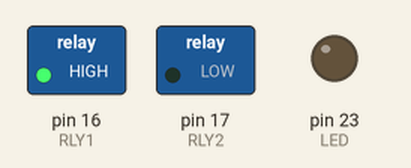
Recording of a program running on a simulated Arduino Mega 2560, built with avr-gcc and run on an emulated ATmega2560. Parts: switched loads named in the program (green lamp = pin HIGH), output pins drawn as LEDs (lit = HIGH).

Above: at 0.5 s.
At 2.5 s:
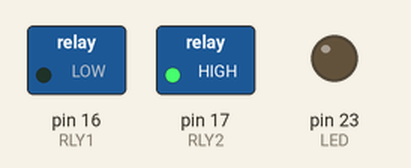
At 4.5 s:
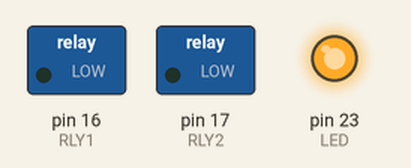
At 5.5 s:
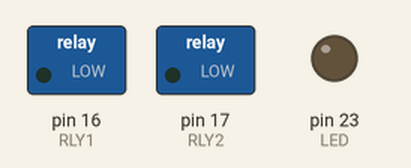
Timing chart, 0 to 7.8 s (numbered marks = the images above):
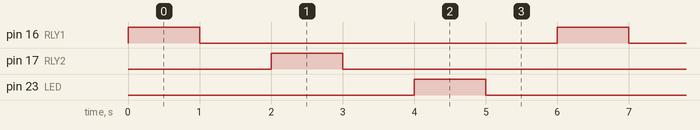

The program:

main.cpp
```cpp
#include <Arduino.h>

#define RLY1 16
#define RLY2 17
#define LED 23
// the setup function runs once when you press reset or power the board
void setup() {
  // initialize digital pin LED_BUILTIN as an output.
  pinMode(RLY1, OUTPUT);
   pinMode(RLY2, OUTPUT);
  pinMode(LED, OUTPUT);
}

// the loop function runs over and over again forever
void loop() {
  digitalWrite(RLY1, HIGH);  // turn the LED on (HIGH is the voltage level)
  delay(1000);                      // wait for a second
  digitalWrite(RLY1, LOW);   // turn the LED off by making the voltage LOW
  delay(1000);

  digitalWrite(RLY2, HIGH);  // turn the LED on (HIGH is the voltage level)
  delay(1000);                      // wait for a second
  digitalWrite(RLY2, LOW);   // turn the LED off by making the voltage LOW
  delay(1000);

  digitalWrite(LED, HIGH);  // turn the LED on (HIGH is the voltage level)
  delay(1000);                      // wait for a second
  digitalWrite(LED, LOW);   // turn the LED off by making the voltage LOW
  delay(1000);                   // wait for a second
}
```

Measured:
- by itself, pin 16 (RLY1), pin 17 (RLY2), pin 23 (LED): alternates HIGH for 1.0 s and LOW for 5.0 s
- by itself, everything shown: repeats every 6.0 s, in 6 steps
